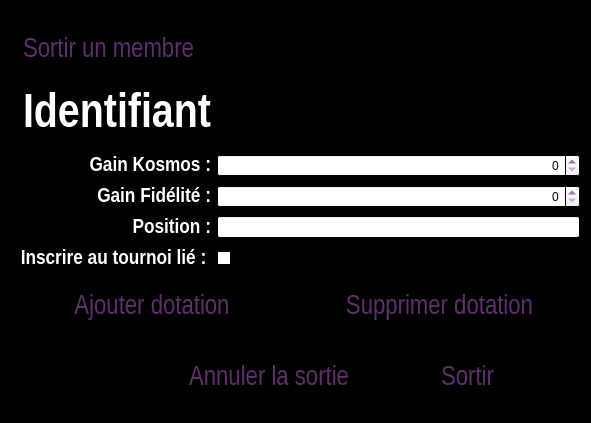
<?xml version="1.0" encoding="UTF-8"?>
<ui version="4.0">
 <class>MemberEliminationClass</class>
 <widget class="QDialog" name="MemberEliminationClass">
  <property name="geometry">
   <rect>
    <x>0</x>
    <y>0</y>
    <width>591</width>
    <height>423</height>
   </rect>
  </property>
  <property name="palette">
   <palette>
    <active>
     <colorrole role="WindowText">
      <brush brushstyle="SolidPattern">
       <color alpha="255">
        <red>94</red>
        <green>47</green>
        <blue>106</blue>
       </color>
      </brush>
     </colorrole>
     <colorrole role="Base">
      <brush brushstyle="SolidPattern">
       <color alpha="255">
        <red>255</red>
        <green>255</green>
        <blue>255</blue>
       </color>
      </brush>
     </colorrole>
     <colorrole role="Window">
      <brush brushstyle="SolidPattern">
       <color alpha="255">
        <red>0</red>
        <green>0</green>
        <blue>0</blue>
       </color>
      </brush>
     </colorrole>
    </active>
    <inactive>
     <colorrole role="WindowText">
      <brush brushstyle="SolidPattern">
       <color alpha="255">
        <red>94</red>
        <green>47</green>
        <blue>106</blue>
       </color>
      </brush>
     </colorrole>
     <colorrole role="Base">
      <brush brushstyle="SolidPattern">
       <color alpha="255">
        <red>255</red>
        <green>255</green>
        <blue>255</blue>
       </color>
      </brush>
     </colorrole>
     <colorrole role="Window">
      <brush brushstyle="SolidPattern">
       <color alpha="255">
        <red>0</red>
        <green>0</green>
        <blue>0</blue>
       </color>
      </brush>
     </colorrole>
    </inactive>
    <disabled>
     <colorrole role="WindowText">
      <brush brushstyle="SolidPattern">
       <color alpha="255">
        <red>120</red>
        <green>120</green>
        <blue>120</blue>
       </color>
      </brush>
     </colorrole>
     <colorrole role="Base">
      <brush brushstyle="SolidPattern">
       <color alpha="255">
        <red>0</red>
        <green>0</green>
        <blue>0</blue>
       </color>
      </brush>
     </colorrole>
     <colorrole role="Window">
      <brush brushstyle="SolidPattern">
       <color alpha="255">
        <red>0</red>
        <green>0</green>
        <blue>0</blue>
       </color>
      </brush>
     </colorrole>
    </disabled>
   </palette>
  </property>
  <property name="windowTitle">
   <string>Elimination d'un membre</string>
  </property>
  <property name="windowIcon">
   <iconset>
    <normaloff>Resources/sphere.ico</normaloff>Resources/sphere.ico</iconset>
  </property>
  <layout class="QVBoxLayout" name="verticalLayout_2">
   <item>
    <layout class="QHBoxLayout" name="horizontalLayout_3">
     <property name="leftMargin">
      <number>12</number>
     </property>
     <property name="topMargin">
      <number>12</number>
     </property>
     <item>
      <widget class="QLabel" name="sortirMembreLabel">
       <property name="minimumSize">
        <size>
         <width>120</width>
         <height>20</height>
        </size>
       </property>
       <property name="palette">
        <palette>
         <active>
          <colorrole role="WindowText">
           <brush brushstyle="SolidPattern">
            <color alpha="255">
             <red>94</red>
             <green>47</green>
             <blue>106</blue>
            </color>
           </brush>
          </colorrole>
         </active>
         <inactive>
          <colorrole role="WindowText">
           <brush brushstyle="SolidPattern">
            <color alpha="255">
             <red>94</red>
             <green>47</green>
             <blue>106</blue>
            </color>
           </brush>
          </colorrole>
         </inactive>
         <disabled>
          <colorrole role="WindowText">
           <brush brushstyle="SolidPattern">
            <color alpha="255">
             <red>120</red>
             <green>120</green>
             <blue>120</blue>
            </color>
           </brush>
          </colorrole>
         </disabled>
        </palette>
       </property>
       <property name="font">
        <font>
         <family>Arial Narrow</family>
         <pointsize>20</pointsize>
        </font>
       </property>
       <property name="text">
        <string>Sortir un membre</string>
       </property>
      </widget>
     </item>
    </layout>
   </item>
   <item>
    <layout class="QHBoxLayout" name="horizontalLayout_4">
     <property name="leftMargin">
      <number>12</number>
     </property>
     <property name="topMargin">
      <number>6</number>
     </property>
     <property name="bottomMargin">
      <number>6</number>
     </property>
     <item>
      <widget class="QLabel" name="identifiantLabel">
       <property name="minimumSize">
        <size>
         <width>120</width>
         <height>20</height>
        </size>
       </property>
       <property name="palette">
        <palette>
         <active>
          <colorrole role="WindowText">
           <brush brushstyle="SolidPattern">
            <color alpha="255">
             <red>255</red>
             <green>255</green>
             <blue>255</blue>
            </color>
           </brush>
          </colorrole>
         </active>
         <inactive>
          <colorrole role="WindowText">
           <brush brushstyle="SolidPattern">
            <color alpha="255">
             <red>255</red>
             <green>255</green>
             <blue>255</blue>
            </color>
           </brush>
          </colorrole>
         </inactive>
         <disabled>
          <colorrole role="WindowText">
           <brush brushstyle="SolidPattern">
            <color alpha="255">
             <red>120</red>
             <green>120</green>
             <blue>120</blue>
            </color>
           </brush>
          </colorrole>
         </disabled>
        </palette>
       </property>
       <property name="font">
        <font>
         <family>Arial Narrow</family>
         <pointsize>36</pointsize>
         <weight>75</weight>
         <bold>true</bold>
        </font>
       </property>
       <property name="text">
        <string>Identifiant</string>
       </property>
      </widget>
     </item>
    </layout>
   </item>
   <item>
    <layout class="QHBoxLayout" name="horizontalLayout_12">
     <item>
      <widget class="QLabel" name="kosmosGainLabel">
       <property name="minimumSize">
        <size>
         <width>200</width>
         <height>25</height>
        </size>
       </property>
       <property name="maximumSize">
        <size>
         <width>200</width>
         <height>25</height>
        </size>
       </property>
       <property name="palette">
        <palette>
         <active>
          <colorrole role="WindowText">
           <brush brushstyle="SolidPattern">
            <color alpha="255">
             <red>255</red>
             <green>255</green>
             <blue>255</blue>
            </color>
           </brush>
          </colorrole>
         </active>
         <inactive>
          <colorrole role="WindowText">
           <brush brushstyle="SolidPattern">
            <color alpha="255">
             <red>255</red>
             <green>255</green>
             <blue>255</blue>
            </color>
           </brush>
          </colorrole>
         </inactive>
         <disabled>
          <colorrole role="WindowText">
           <brush brushstyle="SolidPattern">
            <color alpha="255">
             <red>120</red>
             <green>120</green>
             <blue>120</blue>
            </color>
           </brush>
          </colorrole>
         </disabled>
        </palette>
       </property>
       <property name="font">
        <font>
         <family>Arial Narrow</family>
         <pointsize>16</pointsize>
         <weight>75</weight>
         <bold>true</bold>
        </font>
       </property>
       <property name="text">
        <string>Gain Kosmos :</string>
       </property>
       <property name="alignment">
        <set>Qt::AlignRight|Qt::AlignTrailing|Qt::AlignVCenter</set>
       </property>
      </widget>
     </item>
     <item>
      <widget class="QSpinBox" name="kosmosSpinBox">
       <property name="minimumSize">
        <size>
         <width>50</width>
         <height>22</height>
        </size>
       </property>
       <property name="alignment">
        <set>Qt::AlignRight|Qt::AlignTrailing|Qt::AlignVCenter</set>
       </property>
       <property name="maximum">
        <number>999999999</number>
       </property>
      </widget>
     </item>
    </layout>
   </item>
   <item>
    <layout class="QHBoxLayout" name="horizontalLayout_13">
     <item>
      <widget class="QLabel" name="kosmosGainFidLabel">
       <property name="minimumSize">
        <size>
         <width>200</width>
         <height>25</height>
        </size>
       </property>
       <property name="maximumSize">
        <size>
         <width>200</width>
         <height>25</height>
        </size>
       </property>
       <property name="palette">
        <palette>
         <active>
          <colorrole role="WindowText">
           <brush brushstyle="SolidPattern">
            <color alpha="255">
             <red>255</red>
             <green>255</green>
             <blue>255</blue>
            </color>
           </brush>
          </colorrole>
         </active>
         <inactive>
          <colorrole role="WindowText">
           <brush brushstyle="SolidPattern">
            <color alpha="255">
             <red>255</red>
             <green>255</green>
             <blue>255</blue>
            </color>
           </brush>
          </colorrole>
         </inactive>
         <disabled>
          <colorrole role="WindowText">
           <brush brushstyle="SolidPattern">
            <color alpha="255">
             <red>120</red>
             <green>120</green>
             <blue>120</blue>
            </color>
           </brush>
          </colorrole>
         </disabled>
        </palette>
       </property>
       <property name="font">
        <font>
         <family>Arial Narrow</family>
         <pointsize>16</pointsize>
         <weight>75</weight>
         <bold>true</bold>
        </font>
       </property>
       <property name="text">
        <string>Gain Fidélité :</string>
       </property>
       <property name="alignment">
        <set>Qt::AlignRight|Qt::AlignTrailing|Qt::AlignVCenter</set>
       </property>
      </widget>
     </item>
     <item>
      <widget class="QSpinBox" name="fidPointsSpinBox">
       <property name="minimumSize">
        <size>
         <width>50</width>
         <height>22</height>
        </size>
       </property>
       <property name="alignment">
        <set>Qt::AlignRight|Qt::AlignTrailing|Qt::AlignVCenter</set>
       </property>
       <property name="maximum">
        <number>999999999</number>
       </property>
      </widget>
     </item>
    </layout>
   </item>
   <item>
    <layout class="QHBoxLayout" name="horizontalLayout">
     <item>
      <widget class="QLabel" name="positionLabel">
       <property name="minimumSize">
        <size>
         <width>200</width>
         <height>25</height>
        </size>
       </property>
       <property name="maximumSize">
        <size>
         <width>200</width>
         <height>25</height>
        </size>
       </property>
       <property name="palette">
        <palette>
         <active>
          <colorrole role="WindowText">
           <brush brushstyle="SolidPattern">
            <color alpha="255">
             <red>255</red>
             <green>255</green>
             <blue>255</blue>
            </color>
           </brush>
          </colorrole>
         </active>
         <inactive>
          <colorrole role="WindowText">
           <brush brushstyle="SolidPattern">
            <color alpha="255">
             <red>255</red>
             <green>255</green>
             <blue>255</blue>
            </color>
           </brush>
          </colorrole>
         </inactive>
         <disabled>
          <colorrole role="WindowText">
           <brush brushstyle="SolidPattern">
            <color alpha="255">
             <red>120</red>
             <green>120</green>
             <blue>120</blue>
            </color>
           </brush>
          </colorrole>
         </disabled>
        </palette>
       </property>
       <property name="font">
        <font>
         <family>Arial Narrow</family>
         <pointsize>16</pointsize>
         <weight>75</weight>
         <bold>true</bold>
        </font>
       </property>
       <property name="text">
        <string>Position :</string>
       </property>
       <property name="alignment">
        <set>Qt::AlignRight|Qt::AlignTrailing|Qt::AlignVCenter</set>
       </property>
      </widget>
     </item>
     <item>
      <widget class="QLineEdit" name="positionLineEdit">
       <property name="minimumSize">
        <size>
         <width>50</width>
         <height>22</height>
        </size>
       </property>
       <property name="inputMask">
        <string>D00</string>
       </property>
       <property name="alignment">
        <set>Qt::AlignRight|Qt::AlignTrailing|Qt::AlignVCenter</set>
       </property>
      </widget>
     </item>
    </layout>
   </item>
   <item>
    <layout class="QHBoxLayout" name="inscrireTournoiHorizontalLayout">
     <item>
      <widget class="QLabel" name="inscrireTournoiLabel">
       <property name="minimumSize">
        <size>
         <width>200</width>
         <height>25</height>
        </size>
       </property>
       <property name="maximumSize">
        <size>
         <width>200</width>
         <height>25</height>
        </size>
       </property>
       <property name="palette">
        <palette>
         <active>
          <colorrole role="WindowText">
           <brush brushstyle="SolidPattern">
            <color alpha="255">
             <red>255</red>
             <green>255</green>
             <blue>255</blue>
            </color>
           </brush>
          </colorrole>
         </active>
         <inactive>
          <colorrole role="WindowText">
           <brush brushstyle="SolidPattern">
            <color alpha="255">
             <red>255</red>
             <green>255</green>
             <blue>255</blue>
            </color>
           </brush>
          </colorrole>
         </inactive>
         <disabled>
          <colorrole role="WindowText">
           <brush brushstyle="SolidPattern">
            <color alpha="255">
             <red>120</red>
             <green>120</green>
             <blue>120</blue>
            </color>
           </brush>
          </colorrole>
         </disabled>
        </palette>
       </property>
       <property name="font">
        <font>
         <family>Arial Narrow</family>
         <pointsize>16</pointsize>
         <weight>75</weight>
         <bold>true</bold>
        </font>
       </property>
       <property name="text">
        <string>Inscrire au tournoi lié : </string>
       </property>
       <property name="alignment">
        <set>Qt::AlignRight|Qt::AlignTrailing|Qt::AlignVCenter</set>
       </property>
      </widget>
     </item>
     <item>
      <widget class="QCheckBox" name="inscrireTournoiCheckBox">
       <property name="minimumSize">
        <size>
         <width>50</width>
         <height>22</height>
        </size>
       </property>
       <property name="text">
        <string/>
       </property>
      </widget>
     </item>
    </layout>
   </item>
   <item>
    <layout class="QHBoxLayout" name="horizontalLayout_2">
     <item>
      <widget class="QLabel" name="addDotationLabel">
       <property name="font">
        <font>
         <family>Arial Narrow</family>
         <pointsize>20</pointsize>
        </font>
       </property>
       <property name="text">
        <string>&lt;a href=&quot;a&quot; style=&quot;text-decoration:none;&quot;&gt;&lt;font color=&quot;#5E2F6A&quot;&gt;Ajouter dotation&lt;/font&gt;&lt;/a&gt;</string>
       </property>
       <property name="alignment">
        <set>Qt::AlignCenter</set>
       </property>
      </widget>
     </item>
     <item>
      <widget class="QLabel" name="deleteDotationLabel">
       <property name="font">
        <font>
         <family>Arial Narrow</family>
         <pointsize>20</pointsize>
        </font>
       </property>
       <property name="text">
        <string>&lt;a href=&quot;a&quot; style=&quot;text-decoration:none;&quot;&gt;&lt;font color=&quot;#5E2F6A&quot;&gt;Supprimer dotation&lt;/font&gt;&lt;/a&gt;</string>
       </property>
       <property name="alignment">
        <set>Qt::AlignCenter</set>
       </property>
      </widget>
     </item>
    </layout>
   </item>
   <item>
    <layout class="QVBoxLayout" name="verticalDotationLayout"/>
   </item>
   <item>
    <layout class="QHBoxLayout" name="horizontalLayout_11">
     <item>
      <widget class="QLabel" name="annulerSortieLabel">
       <property name="minimumSize">
        <size>
         <width>200</width>
         <height>20</height>
        </size>
       </property>
       <property name="font">
        <font>
         <family>Arial Narrow</family>
         <pointsize>20</pointsize>
        </font>
       </property>
       <property name="text">
        <string>&lt;a href=&quot;a&quot; style=&quot;text-decoration:none;&quot;&gt;&lt;font color=&quot;#5E2F6A&quot;&gt;Annuler la sortie&lt;/font&gt;&lt;/a&gt;</string>
       </property>
       <property name="alignment">
        <set>Qt::AlignRight|Qt::AlignTrailing|Qt::AlignVCenter</set>
       </property>
      </widget>
     </item>
     <item>
      <widget class="QLabel" name="sortirLabel">
       <property name="minimumSize">
        <size>
         <width>225</width>
         <height>0</height>
        </size>
       </property>
       <property name="maximumSize">
        <size>
         <width>225</width>
         <height>16777215</height>
        </size>
       </property>
       <property name="font">
        <font>
         <family>Arial Narrow</family>
         <pointsize>20</pointsize>
        </font>
       </property>
       <property name="text">
        <string>&lt;a href=&quot;a&quot; style=&quot;text-decoration:none;&quot;&gt;&lt;font color=&quot;#5E2F6A&quot;&gt;Sortir&lt;/font&gt;&lt;/a&gt;</string>
       </property>
       <property name="alignment">
        <set>Qt::AlignCenter</set>
       </property>
      </widget>
     </item>
    </layout>
   </item>
  </layout>
 </widget>
 <layoutdefault spacing="6" margin="11"/>
 <resources/>
 <connections/>
</ui>
